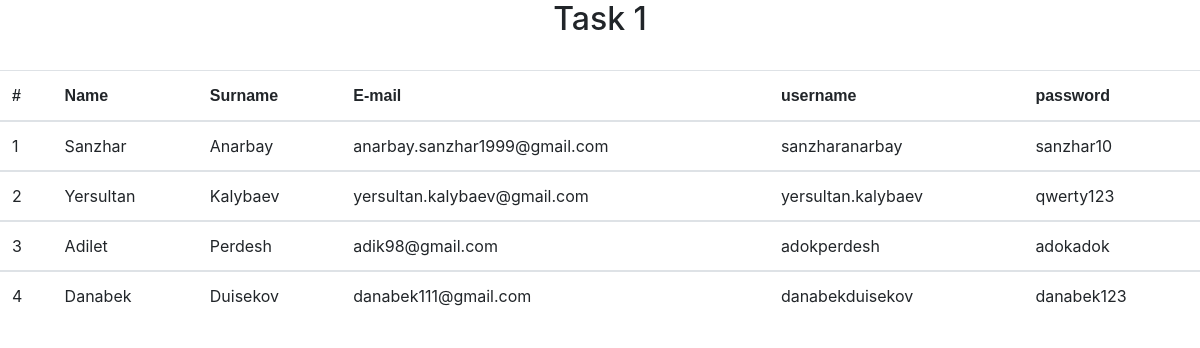
The page / on the database its author committed.
### tables this page shows
CREATE TABLE `users` (
  `u_id` int(11) NOT NULL,
  `u_name` varchar(50) NOT NULL,
  `u_surname` varchar(50) NOT NULL,
  `u_username` varchar(50) NOT NULL,
  `u_password` varchar(50) NOT NULL,
  `u_email` varchar(50) NOT NULL,
  `age` int(11) NOT NULL
);

### index.php (the view, shortened to what this page needs)
<!doctype html>
<html lang="en">
  <head>
    <link rel="stylesheet" href="css/bootstrap.min.css">
  </head>
  <body>
  <center>
  <h2>  Task 1 </h2>
    <?php
$username = "root";
$password = "99090111";
$database = "lab5";
$mysqli = new mysqli("localhost", $username, $password, $database);
$query = "SELECT * FROM users";
 ?>
<table class="table">
       <thead>
      <tr>
          <th scope="col"> <font face="Arial">#</font> </th>
          <th scope="col"> <font face="Arial">Name</font> </th>
          <th scope="col"> <font face="Arial">Surname</font> </th>
          <th scope="col"> <font face="Arial">E-mail</font> </th>
          <th scope="col"> <font face="Arial">username</font> </th>
		  <th scope="col"> <font face="Arial">password</font> </th>
      </tr>
	  </thead>
 <?php
if ($result = $mysqli->query($query)) {
    while ($row = $result->fetch_assoc()) {
        $field1name = $row["u_id"];
        $field2name = $row["u_name"];
        $field3name = $row["u_surname"];
        $field4name = $row["u_email"];
        $field5name = $row["u_username"];
        $field6name = $row["u_password"];
 ?>
				<tbody>
				<tr>
                  <td><?php echo $field1name; ?></td>
                  <td><?php echo $field2name; ?></td>
                  <td><?php echo $field3name; ?></td>
                  <td><?php echo $field4name; ?></td>
                  <td><?php echo $field5name; ?></td>
				  <td><?php echo $field6name; ?></td>
              </tr>
			  </tbody>
			  <?php
    }
}
?>
</center>
<br>
  </body>
</html>

### rows shown on the page
users: u_id "1", u_name "Sanzhar", u_surname "Anarbay", u_email "anarbay.sanzhar1999@gmail.com", u_username "sanzharanarbay", u_password "sanzhar10"
users: u_id "2", u_name "Yersultan", u_surname "Kalybaev", u_email "yersultan.kalybaev@gmail.com", u_username "yersultan.kalybaev", u_password "qwerty123"
users: u_id "3", u_name "Adilet", u_surname "Perdesh", u_email "adik98@gmail.com", u_username "adokperdesh", u_password "adokadok"
users: u_id "4", u_name "Danabek", u_surname "Duisekov", u_email "danabek111@gmail.com", u_username "danabekduisekov", u_password "danabek123"
